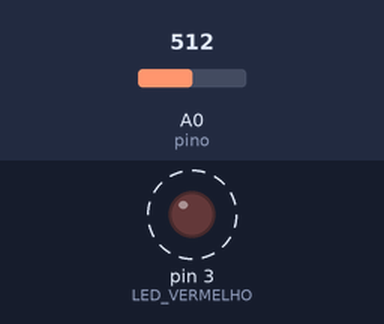
A sketch run on a simulated Arduino Uno, built with avr-gcc and run on an emulated ATmega328P. On the bench: output pins drawn as LEDs (lit = HIGH). Dashed ring = blinking. The inputs (shaded band) are chosen by the test bench; at power-on: A0 (pino) = 512.

Above: at 1.3 s.
1.4 s: A0 (pino) set to 0
At 2.0 s:
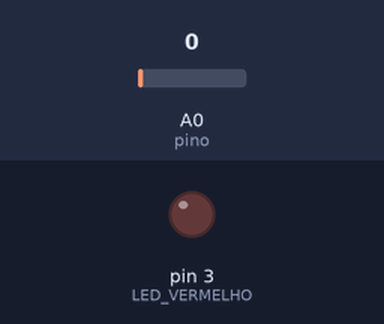
2.9 s: A0 (pino) set to 122
At 3.28 s:
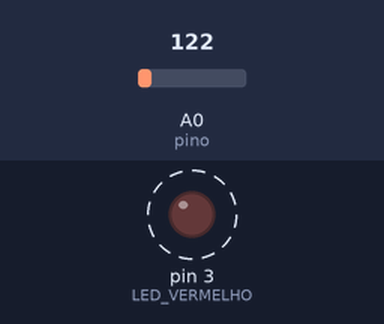
Timing chart, 0 to 11.9 s (numbered marks = the images above; inputs shaded):
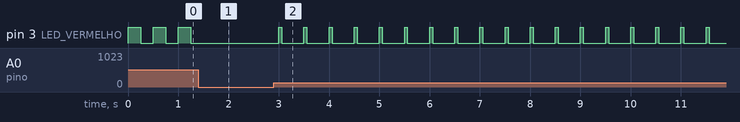

Measured:
- after the input at 1.4 s, pin 3 (LED_VERMELHO): stops changing and stays LOW
- after the input at 2.9 s, pin 3 (LED_VERMELHO): alternates HIGH for 0.06 s and LOW for 0.44 s, starting after 0.10 s
- by itself, pin 3 (LED_VERMELHO): alternates HIGH for 0.25 s and LOW for 0.25 s

The sketch:

12a_PWM_Intensidade_LED.ino
```cpp
/*
  Controle o a intensidade do brilho do LED por meio tempo de acionamento (liga, desliga)
  ou velocidade angular, utilizando um potenciômetro.
*/

#define LED_VERMELHO 3 // definir pino "3" Arduino (apelidar de LED_VERMELHO)

int valor_atual = 0; // variável
int valor_max = 500; // variável

void setup(){
  pinMode(LED_VERMELHO, OUTPUT); // pino(porta, saída)
  pinMode(A0, INPUT); // pino(porta, entrada)
}

void loop(){
  int pot = analogRead(A0); //ler porta do potenciômetro (0 até 1023)

  valor_atual = map(pot, 0, 1023, 0, valor_max); // conversão de valores

  digitalWrite(LED_VERMELHO, 1); // LED ligado
  delay(valor_atual); // espera
  digitalWrite(LED_VERMELHO, 0); // LED desligado
  delay(valor_max - valor_atual);   // espera
}
```

TESTE01.cpp
```cpp
#include <Arduino.h>
```

TESTE02.cpp
```cpp
#include <Arduino.h> 
```

TESTE03.cpp
```cpp
#include <Arduino.h>
```
